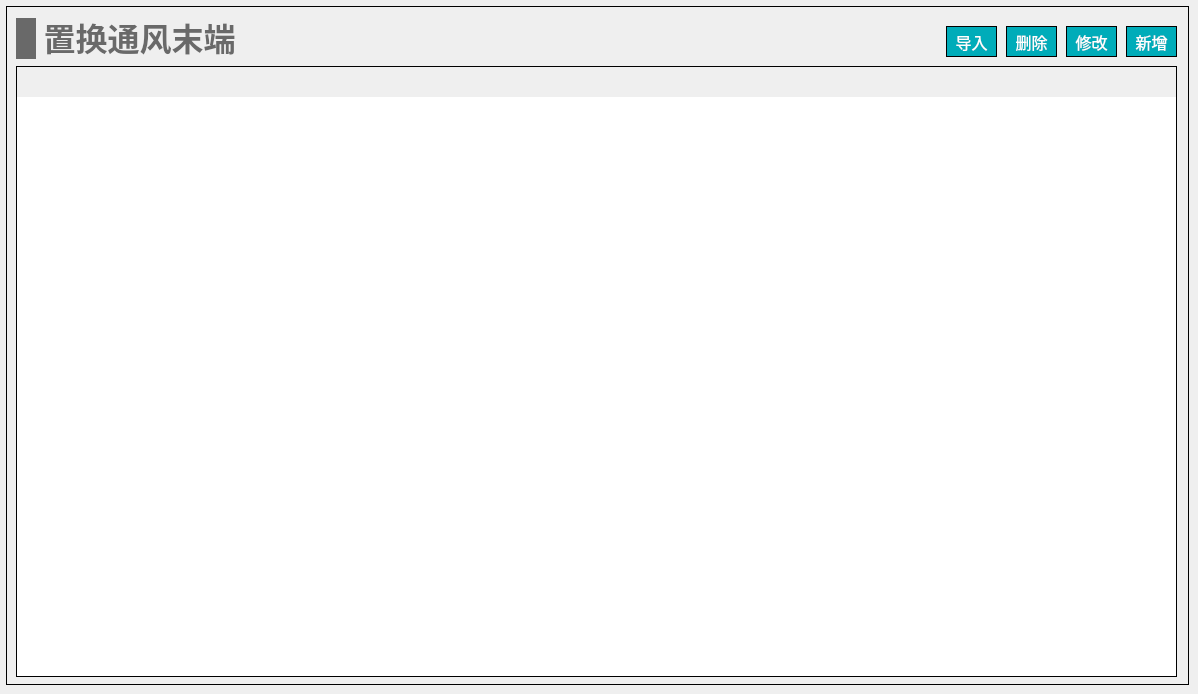
   <widget class="QWidget" name="page_disp_vent_terminal_atten">
    <widget class="QWidget" name="widget_disp_vent_terminal_atten" native="true">
     <property name="geometry">
      <rect>
       <x>6</x>
       <y>6</y>
       <width>1183</width>
       <height>679</height>
      </rect>
     </property>
     <property name="styleSheet">
      <string notr="true">#widget_disp_vent_terminal_atten
{
border: 1px solid #000000;
}</string>
     </property>
     <widget class="QTableWidget" name="tableWidget_disp_vent_terminal_atten">
      <property name="geometry">
       <rect>
        <x>10</x>
        <y>60</y>
        <width>1161</width>
        <height>611</height>
       </rect>
      </property>
      <property name="focusPolicy">
       <enum>Qt::NoFocus</enum>
      </property>
      <property name="layoutDirection">
       <enum>Qt::LeftToRight</enum>
      </property>
      <property name="styleSheet">
       <string notr="true">/*设置标题(包括垂直+水平的)*/
QHeaderView
{							
	
	font-size: 15px;				/*字大小*/
	font-family: '黑体';
	/*border: 1px solid #B4B4B4;*/
	border:none;
    /*border-bottom: 2px solid #999999; */		/*下边框颜色*/
    /*background: #9DC6E6;*/				/*背景浅蓝色*/ 
	min-height:30px;
	text-align: center;	       
}


/*设置标题(水平的)*/
QHeaderView::section:horizontal { 					
        border: 1px solid #AFAFAF; 			/*间隔颜色*/
	    border-bottom: 2px solid #999999; 							
        color: black;
        background: #9DC6E6;
}

/*设置鼠标停留状态*/
QHeaderView::section:horizontal:hover 
{			
        color: black;							/*字体白色*/
        background: #82AFC9;				/*背景深蓝色*/
}

/*设置鼠标按下状态*/
QHeaderView::section:horizontal:pressed 
{			
        color: black;
        background: #82AFC9;
		border-bottom: 3px solid #037BFC;				
}


QTableWidget 
{
		font-size: 14px;				/*10榜*/
		font-family: '黑体';				
		color : black;				
        border: 1px solid #000000;		
        background: white;
        gridline-color: #E0E0E0;	
        text-align: center;	
        outline:0px;			/*禁止焦点*/
}

/*设置选中的视图项*/
QTableWidget::item:selected
{				    
		border: 2px solid #0398FC;	
        color : black;				
}</string>
      </property>
      <property name="frameShape">
       <enum>QFrame::StyledPanel</enum>
      </property>
     </widget>
     <widget class="QWidget" name="layoutWidget_33">
      <property name="geometry">
       <rect>
        <x>10</x>
        <y>10</y>
        <width>221</width>
        <height>45</height>
       </rect>
      </property>
      <layout class="QHBoxLayout" name="horizontalLayout_46">
       <item>
        <widget class="QLabel" name="label_105">
         <property name="minimumSize">
          <size>
           <width>20</width>
           <height>41</height>
          </size>
         </property>
         <property name="maximumSize">
          <size>
           <width>20</width>
           <height>41</height>
          </size>
         </property>
         <property name="styleSheet">
          <string notr="true">QLabel { 
border: none; 
background-color : rgb(105, 105, 105);
}</string>
         </property>
         <property name="text">
          <string/>
         </property>
        </widget>
       </item>
       <item>
        <widget class="QLabel" name="label_107">
         <property name="font">
          <font>
           <family>Microsoft YaHei</family>
           <pointsize>24</pointsize>
           <bold>true</bold>
          </font>
         </property>
         <property name="styleSheet">
          <string notr="true">QLabel { 
border: none; 
color : rgb(105, 105, 105);
}</string>
         </property>
         <property name="text">
          <string>置换通风末端</string>
         </property>
         <property name="alignment">
          <set>Qt::AlignBottom|Qt::AlignHCenter</set>
         </property>
        </widget>
       </item>
      </layout>
     </widget>
     <widget class="QPushButton" name="pushButton_disp_vent_terminal_atten_revise">
      <property name="geometry">
       <rect>
        <x>1060</x>
        <y>20</y>
        <width>51</width>
        <height>31</height>
       </rect>
      </property>
      <property name="font">
       <font>
        <family>黑体</family>
        <pointsize>12</pointsize>
       </font>
      </property>
      <property name="styleSheet">
       <string notr="true">QPushButton
{
	color:#ffffff; /*文字颜色*/
    background-color: #00ACB9;/*背景色*/
    border-radius:0px; /*边框倒角*/
	border: 1px solid #000000;
}


QPushButton:hover 
{
background-color: rgb(0,142,153);
color: white;
}</string>
      </property>
      <property name="text">
       <string>修改</string>
      </property>
     </widget>
     <widget class="QPushButton" name="pushButton_disp_vent_terminal_atten_input">
      <property name="geometry">
       <rect>
        <x>940</x>
        <y>20</y>
        <width>51</width>
        <height>31</height>
       </rect>
      </property>
      <property name="font">
       <font>
        <family>黑体</family>
        <pointsize>12</pointsize>
       </font>
      </property>
      <property name="styleSheet">
       <string notr="true">QPushButton
{
	color:#ffffff; /*文字颜色*/
    background-color: #00ACB9;/*背景色*/
    border-radius:0px; /*边框倒角*/
	border: 1px solid #000000;
}


QPushButton:hover 
{
background-color: rgb(0,142,153);
color: white;
}</string>
      </property>
      <property name="text">
       <string>导入</string>
      </property>
     </widget>
     <widget class="QPushButton" name="pushButton_disp_vent_terminal_atten_add">
      <property name="geometry">
       <rect>
        <x>1120</x>
        <y>20</y>
        <width>51</width>
        <height>31</height>
       </rect>
      </property>
      <property name="font">
       <font>
        <family>黑体</family>
        <pointsize>12</pointsize>
       </font>
      </property>
      <property name="styleSheet">
       <string notr="true">QPushButton
{
	color:#ffffff; /*文字颜色*/
    background-color: #00ACB9;/*背景色*/
    border-radius:0px; /*边框倒角*/
	border: 1px solid #000000;
}


QPushButton:hover 
{
background-color: rgb(0,142,153);
color: white;
}</string>
      </property>
      <property name="text">
       <string>新增</string>
      </property>
     </widget>
     <widget class="QPushButton" name="pushButton_disp_vent_terminal_atten_del">
      <property name="geometry">
       <rect>
        <x>1000</x>
        <y>20</y>
        <width>51</width>
        <height>31</height>
       </rect>
      </property>
      <property name="font">
       <font>
        <family>黑体</family>
        <pointsize>12</pointsize>
       </font>
      </property>
      <property name="styleSheet">
       <string notr="true">QPushButton
{
	color:#ffffff; /*文字颜色*/
    background-color: #00ACB9;/*背景色*/
    border-radius:0px; /*边框倒角*/
	border: 1px solid #000000;
}


QPushButton:hover 
{
background-color: rgb(0,142,153);
color: white;
}</string>
      </property>
      <property name="text">
       <string>删除</string>
      </property>
     </widget>
    </widget>
   </widget>
